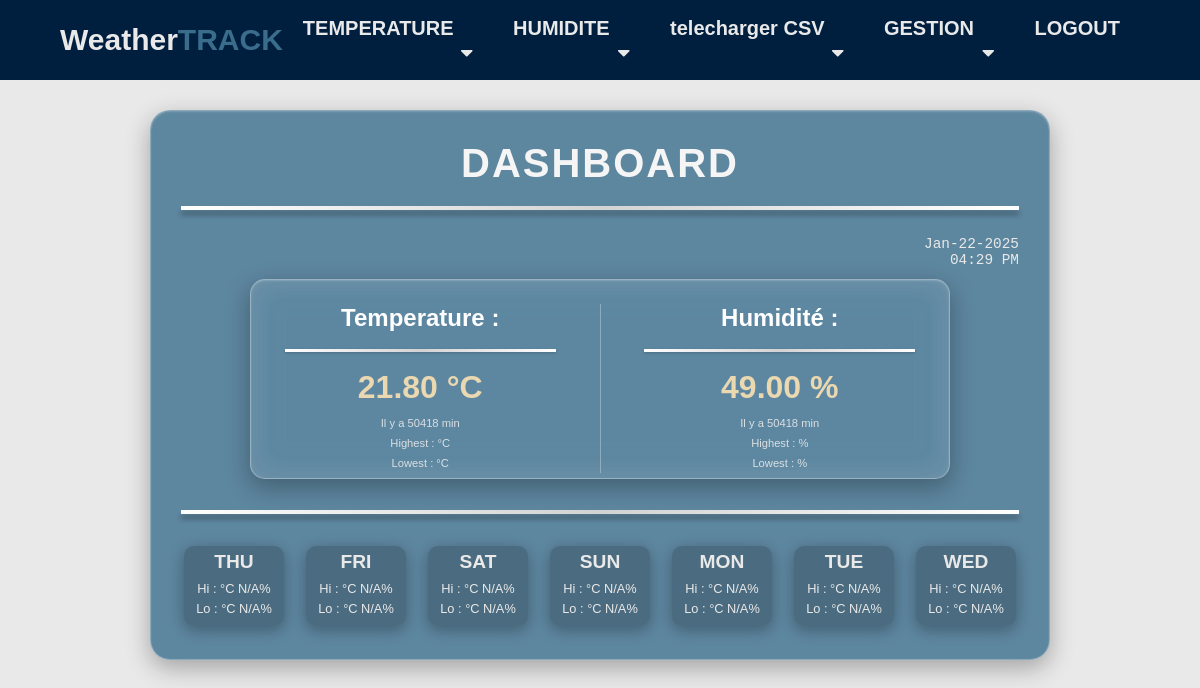
The page /home (signed in) on the database as committed earlier.
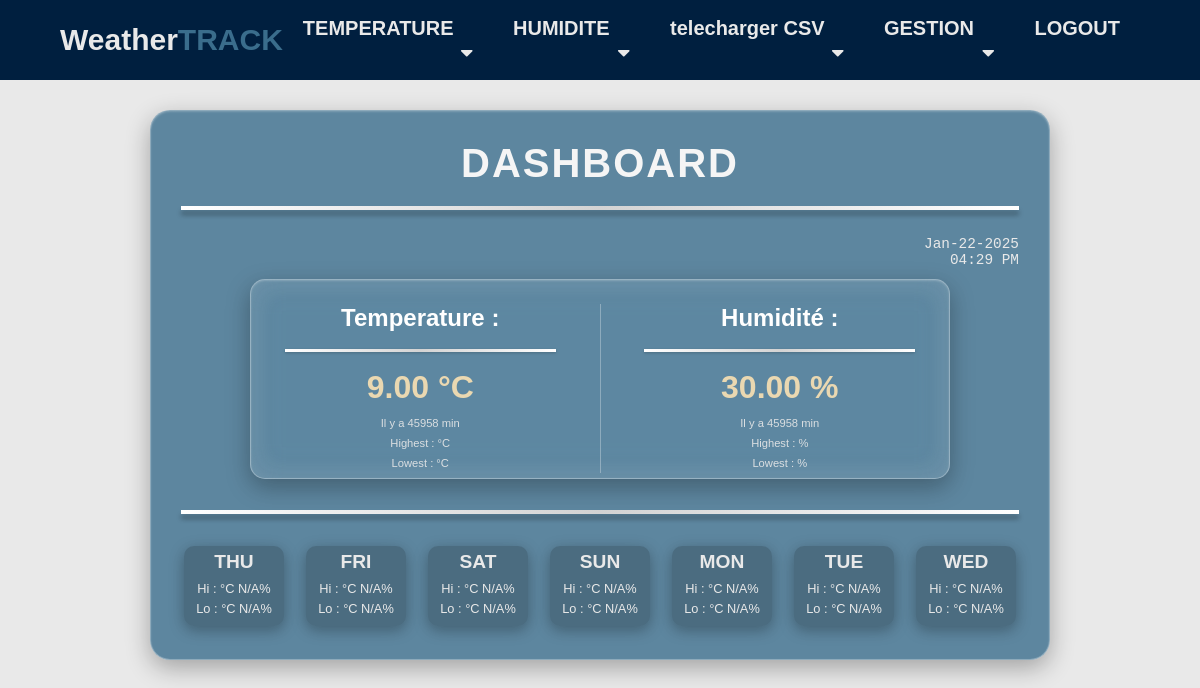
The same page on the database as committed later.
### DHT/models.py (models this page shows)
class Dht11(models.Model):
    temp = models.FloatField(null=True)
    hum = models.FloatField(null=True)
    dt = models.DateTimeField(auto_now_add=True,null=True)

### DHT/views.py (the view, shortened to what this page needs)
# urls.py: path('home', views.home, name='home'),
@login_required
def home(request):
    current_datetime = localtime()
    formatted_date = current_datetime.strftime('%b-%d-%Y')
    formatted_time = current_datetime.strftime('%H:%M')
    aujourd_hui = current_datetime.date()
    derniere_ligne = Dht11.objects.last()
    if derniere_ligne and derniere_ligne.dt:
        time_difference = current_datetime - derniere_ligne.dt
        minutes_elapsed = int(time_difference.total_seconds() // 60)
    else:
        minutes_elapsed = 'N/A'
    valeurs = {
        'temp': derniere_ligne.temp if derniere_ligne else 'N/A',
        'hum': derniere_ligne.hum if derniere_ligne else 'N/A',
        'last_temp_time': minutes_elapsed,
        'last_hum_time': minutes_elapsed,
        'temp_max': 'N/A',
        'temp_min': 'N/A',
        'hum_max': 'N/A',
        'hum_min': 'N/A',
        'current_date': formatted_date,
        'current_time': formatted_time,
    }
    donnees_du_jour = Dht11.objects.filter(dt__date=aujourd_hui)
    start_date = aujourd_hui - datetime.timedelta(days=6)
    weekly_records = Dht11.objects.filter(dt__date__range=(start_date, aujourd_hui))
    weekly_data = []
    for i in range(7):
        date_check = start_date + datetime.timedelta(days=i)
        day_data = weekly_records.filter(dt__date=date_check)
        if day_data.exists():
            stats = day_data.aggregate(
                temp_high=Max('temp'),
                temp_low=Min('temp'),
                hum_high=Max('hum'),
                hum_low=Min('hum'),
            )
            weekly_data.append({'name': date_check.strftime('%a').upper(), **stats})
        else:
            weekly_data.append({
                'name': date_check.strftime('%a').upper(),
                'temp_high': 'N/A',
                'temp_low': 'N/A',
                'hum_high': 'N/A',
                'hum_low': 'N/A',
            })
    return render(request, 'home.html', {'valeurs': valeurs, 'weekly_data': weekly_data})

### template/home.html (shortened to what this page needs)
{% load static %}
<html lang="en">
<head>
    <link rel="stylesheet" href="{% static 'css/home.css' %}">
</head>
<body>
    {% include 'navbar.html' %}
    <div class="background">
        <div class="main-container">
            <div class="firstsection">
                <h1 class="name">Dashboard</h1>
                <hr class="divider">
            </div>
            <div class="date-time-section">
                <p class="date">{{ valeurs.current_date }}</p>
                <p class="time">{{ valeurs.current_time }}</p>
            </div>
            <div class="container">
                <div class="temperature-box">
                    <h2 class="box-title">Temperature :</h2>
                    <hr class="box-divider">
                    <p class="box-value">{{ valeurs.temp|floatformat:2 }} °C</p>
                    <p class="box-timestamp">Il y a {{ valeurs.last_temp_time }} min</p>
                    <p class="box-hi">Highest : {{ valeurs.temp_max|floatformat:2 }}°C</p>
                    <p class="box-lo">Lowest : {{ valeurs.temp_min|floatformat:2 }}°C</p>
                </div>
                <div class="humidity-box">
                    <h2 class="box-title">Humidité :</h2>
                    <hr class="box-divider">
                    <p class="box-value">{{ valeurs.hum|floatformat:2 }} %</p>
                    <p class="box-timestamp">Il y a {{ valeurs.last_hum_time }} min</p>
                    <p class="box-hi">Highest : {{ valeurs.hum_max|floatformat:2 }}%</p>
                    <p class="box-lo">Lowest : {{ valeurs.hum_min|floatformat:2 }}%</p>
                </div>
            </div>
            <hr class="big-divider">
            <div class="weekly-section">
                {% for day in weekly_data %}
                <div class="day-box">
                    <h2 class="day-title">{{ day.name }}</h2>
                    <p class="info">Hi : {{ day.temp_high|floatformat:2 }}°C   {{ day.hum_high }}%</p>
                    <p class="info">Lo : {{ day.temp_low|floatformat:2 }}°C   {{ day.hum_low }}%</p>
                </div>
                {% endfor %}
            </div>
        </div>
    </div>
</body>
</html>

Rows that differ between the two databases and show on the page:
no longer on this page (row unchanged): Dht11: temp "21.80", hum "49.00"
added Dht11: temp "9.00", hum "30.00"
Other text that changed with them:
{{ valeurs.last_temp_time }}: "50418" → "45958"
{{ valeurs.last_hum_time }}: "50418" → "45958"
